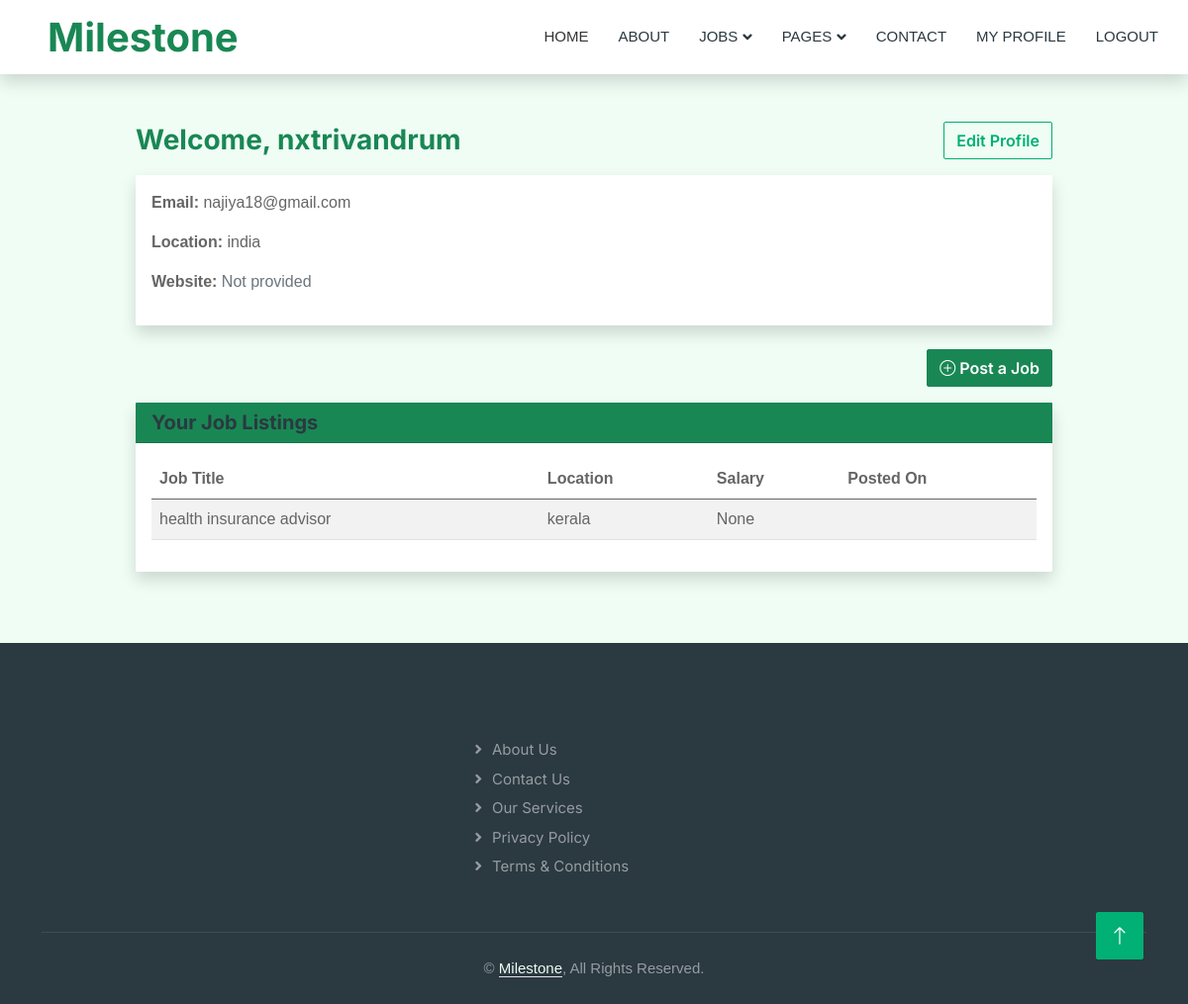
Screenshot of /employer/dashboard/ (signed in) with the database file from the repository.
### pageindex/models.py (models this page shows, shortened)
class EmployerProfile(models.Model):
    user = models.OneToOneField(settings.AUTH_USER_MODEL, on_delete=models.CASCADE, related_name='page_employerprofile')
    company_name = models.CharField(max_length=255, blank=True)
    company_website = models.URLField(blank=True, null=True)
    company_description = models.TextField(blank=True, null=True)
    location = models.CharField(max_length=255)
    contact_number = models.CharField(max_length=20)
    logo = models.ImageField(upload_to='company_logos/', blank=True, null=True)

class User(AbstractUser):
    is_employer = models.BooleanField(default=False)
    is_job_seeker = models.BooleanField(default=False)

class Job(models.Model):
    title = models.CharField(max_length=200)
    description = models.TextField()
    company = models.ForeignKey(EmployerProfile, on_delete=models.CASCADE, related_name='jobs')
    location = models.CharField(max_length=100)
    skills = models.ManyToManyField('Skill', blank=True)
    salary = models.DecimalField(max_digits=10, decimal_places=2, blank=True, null=True)
    job_type = models.CharField(
        max_length=50,
        choices=[
            ('Full-time', 'Full-time'),
            ('Part-time', 'Part-time'),
            ('Internship', 'Internship'),
            ('Contract', 'Contract')
        ]
    )
    posted_at = models.DateTimeField(auto_now_add=True)
    deadline = models.DateField(null=True, blank=True)
    is_active = models.BooleanField(default=True)

### pageindex/views.py (the view)
# urls.py: path('employer/dashboard/', views.employer_dashboard, name='employer_dashboard'),
@login_required
def employer_dashboard(request):
    try:
        employer_profile = EmployerProfile.objects.get(user=request.user)
    except EmployerProfile.DoesNotExist:
        messages.error(request, "No employer profile found.")
        return redirect('index')
    context = {
        'employer_profile': employer_profile,
    }
    return render(request, 'dashboard/employer_dashboard.html', context)

### pageindex/templates/dashboard/employer_dashboard.html (shortened to what this page needs)
{% extends "pageindex/base.html" %}
{% load static %}
{% block content %}
<div class="container mt-5">
    <div class="row justify-content-center">
        <div class="col-lg-10">
            <div class="d-flex justify-content-between align-items-center mb-3">
                <h3 class="text-success mb-0">Welcome, {{ employer_profile.company_name }}</h3>
                <a href="{% url 'edit_employer_profile' %}" class="btn btn-outline-primary">
                    Edit Profile
                </a>
            </div>
            <div class="card shadow border-0 mb-4">
                <div class="card-body">
                    <p><strong>Email:</strong> {{ employer_profile.user.email }}</p>
                    <p><strong>Location:</strong> {{ employer_profile.location }}</p>
                    <p><strong>Website:</strong>
                        {% if employer_profile.company_website %}
                            <a href="{{ employer_profile.company_website }}" target="_blank">
                                {{ employer_profile.company_website }}
                            </a>
                        {% else %}
                            <span class="text-muted">Not provided</span>
                        {% endif %}
                    </p>
                </div>
            </div>
            <div class="d-flex justify-content-end mb-3">
                <a href="{% url 'post_job' %}" class="btn btn-success">
                    <i class="bi bi-plus-circle"></i> Post a Job
                </a>
            </div>
            <div class="card shadow border-0 mb-4">
                <div class="card-header bg-success text-white d-flex justify-content-between align-items-center">
                    <h5 class="mb-0">Your Job Listings</h5>
                </div>
                <div class="card-body">
                    {% if employer_profile.jobs.all %}
                        <div class="table-responsive">
                            <table class="table table-striped align-middle">
                                <thead>
                                    <tr>
                                        <th>Job Title</th>
                                        <th>Location</th>
                                        <th>Salary</th>
                                        <th>Posted On</th>
                                    </tr>
                                </thead>
                                <tbody>
                                    {% for job in employer_profile.jobs.all %}
                                        <tr>
                                            <td>{{ job.title }}</td>
                                            <td>{{ job.location }}</td>
                                            <td>{{ job.salary }}</td>
                                            <td>{{ job.created_at|date:"M d, Y" }}</td>
                                        </tr>
                                    {% endfor %}
                                </tbody>
                            </table>
                        </div>
                    {% else %}
                        <p class="text-muted">You haven't posted any jobs yet.</p>
                    {% endif %}
                </div>
            </div>
        </div>
    </div>
</div>
{% endblock %}

### static/css/style.css (style rules this page uses)
:root { --primary: #353432; --secondary: #2B9BFF; --light: #EFFDF5; --dark: #2B3940; }
.btn { font-family: 'Inter', sans-serif; font-weight: 600; transition: .5s; }

### static/css/register.css (style rules this page uses)
body { font-family: 'Arial', sans-serif; }

### rows the page displays
EmployerProfile: company_name "nxtrivandrum", user.email "najiya18@gmail.com", location "india"
Job: title "health insurance advisor", location "kerala", salary "None"
